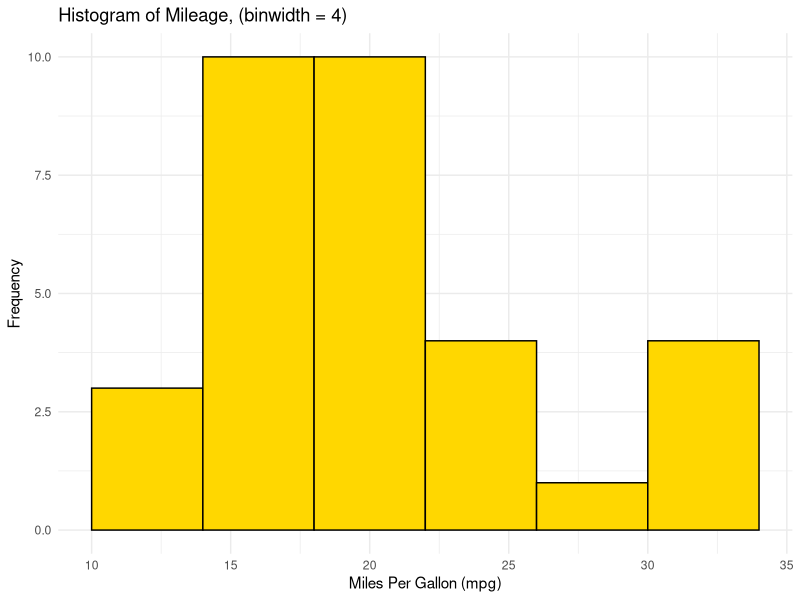
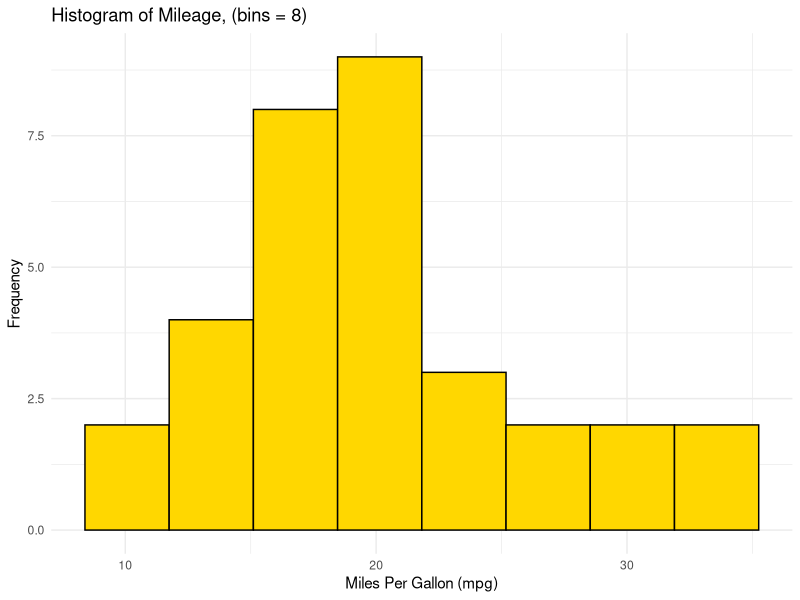
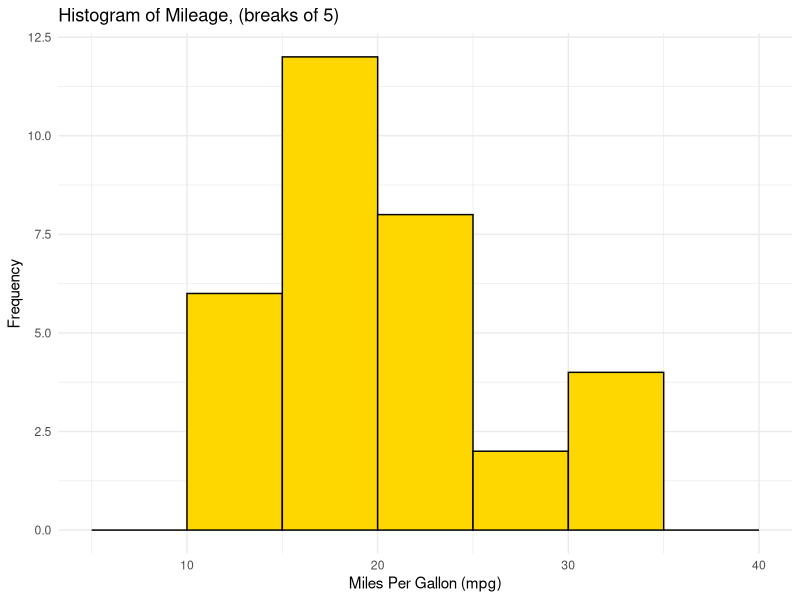
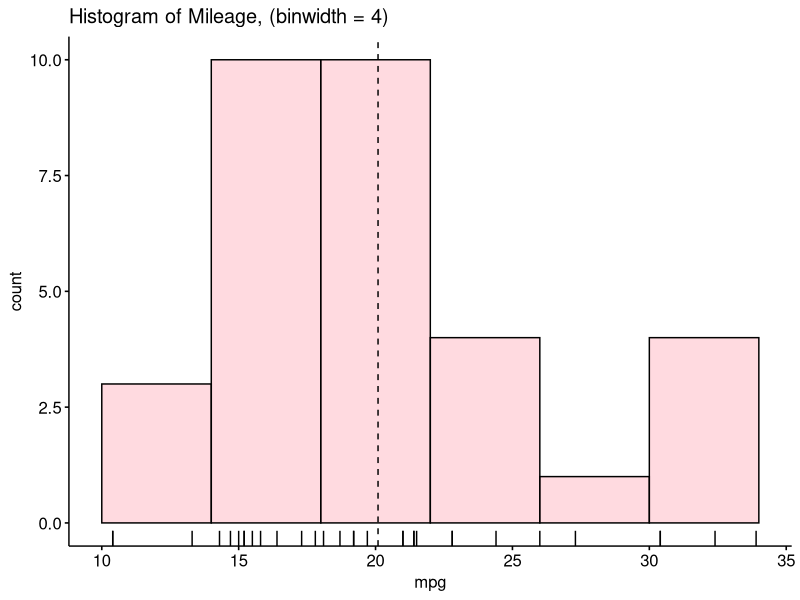
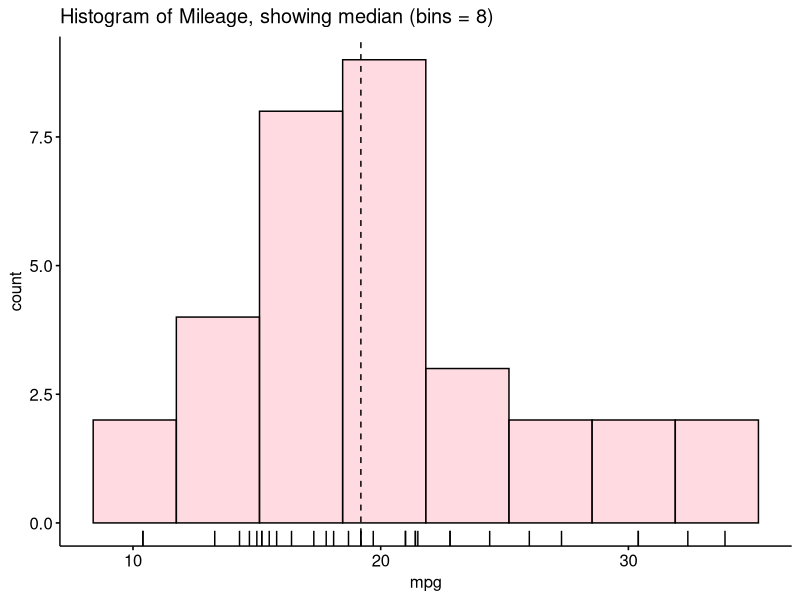
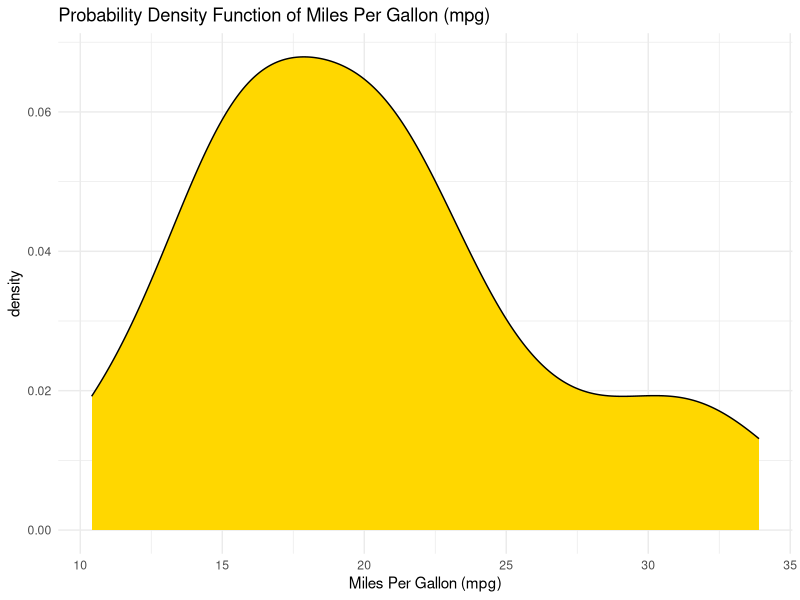
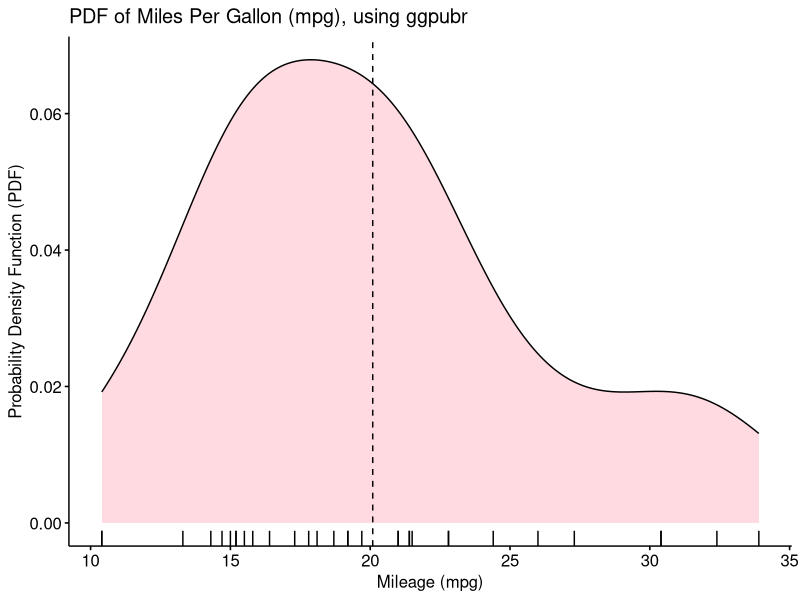
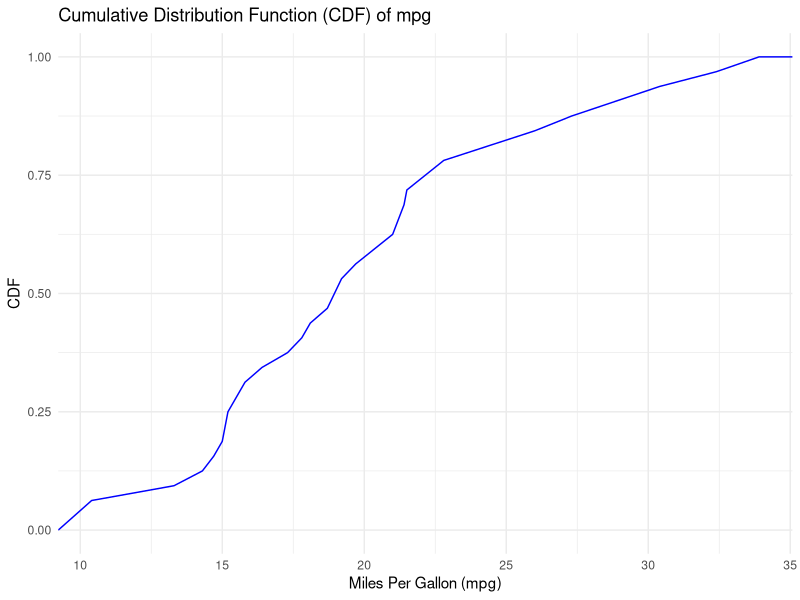

Here is the R script that generated these plots, in order:
## ---- chunk 1
# Load the required libraries, suppressing annoying startup messages
library(dplyr, quietly = TRUE, warn.conflicts = FALSE)
library(tibble, quietly = TRUE, warn.conflicts = FALSE)
library(ggplot2, quietly = TRUE, warn.conflicts = FALSE) 
library(ggpubr, quietly = TRUE, warn.conflicts = FALSE) 

library(rmarkdown, quietly = TRUE, warn.conflicts = FALSE) 
library(knitr, quietly = TRUE, warn.conflicts = FALSE) 
library(kableExtra, quietly = TRUE, warn.conflicts = FALSE) 

library(ggthemes)
## ---- chunk 2
# Read the mtcars dataset into a tibble called tb
data(mtcars)
tb <- as_tibble(mtcars)

# Convert relevant columns into factor variables
tb$cyl <- as.factor(tb$cyl) # cyl = {4,6,8}, number of cylinders
tb$am <- as.factor(tb$am) # am = {0,1}, 0:automatic, 1: manual transmission
tb$vs <- as.factor(tb$vs) # vs = {0,1}, v-shaped engine, 0:no, 1:yes
tb$gear <- as.factor(tb$gear) # gear = {3,4,5}, number of gears
## ---- chunk 3
# histogram using ggplot2 to visualize the distribution of mpg 
ggplot(tb, 
       aes(x = mpg)) +  # Set mpg as the x-axis variable
  geom_histogram(binwidth = 4,  # Define the binwidth for the histogram
                 fill = "gold",  # Set the fill color of the bins to gold
                 color = "black") +  # Set the border color of the bin
  theme_minimal() +  # Apply a minimal theme for a cleaner look
  labs(title = "Histogram of Mileage, (binwidth = 4)", 
       x = "Miles Per Gallon (mpg)",  # Label for the x-axis
       y = "Frequency")  # Label for the y-axis

## ---- chunk 4
# Create a histogram of mpg from the tb dataset
ggplot(tb, aes(x = mpg)) +
  geom_histogram(bins = 8, fill = "gold", color = "black") + 
  # Set histogram bins to 8 with gold fill and black border
  theme_minimal() + # Use a minimalistic theme
  labs(title = "Histogram of Mileage, (bins = 8)", 
       x = "Miles Per Gallon (mpg)", 
       y = "Frequency") # Add title and axis labels

## ---- chunk 5
# Plot a histogram of mpg values from the tb dataset using ggplot2
ggplot(tb, aes(x = mpg)) +
  geom_histogram(breaks = seq(5, 40, by = 5), 
                 fill = "gold", 
                 color = "black") + 
  # Define histogram breaks at intervals of 5
  theme_minimal() + # Apply a minimal theme for clarity
  labs(title = "Histogram of Mileage, (breaks of 5)", 
       x = "Miles Per Gallon (mpg)", 
       y = "Frequency") # Add plot title and axis labels
## ---- chunk 6
# Load the ggpubr package for enhanced ggplot2-based plotting
library(ggpubr)

# Create a histogram using gghistogram from ggpubr
gghistogram(tb, 
            x = "mpg",  # Set 'mpg' as the variable for histogram
            binwidth = 4,  # Set the width of bins in the histogram
            add = "mean",  # Add a line indicating the mean of 'mpg'
            rug = TRUE,  # Add a rug plot to show individual data points
            color = "black",  # Set the color of bins to black
            fill = "lightpink",  # Set the fill color of bins to light pink
            title = "Histogram of Mileage, (binwidth = 4)"
)
## ---- chunk 7
# Load the ggpubr package
library(ggpubr)

# Create a histogram of the 'mpg' variable from the tb dataset
gghistogram(tb, 
            x = "mpg",  # Specify 'mpg' for the x-axis
            bins = 8,  # Set the number of bins to 8
            add = "median",  # Add a line indicating the median
            rug = TRUE,  # rug plot to show individual data points
            color = "black",  # color the histogram bins black
            fill = "lightpink",  # fill color of the bins light pink
            title = "Histogram of Mileage, showing median (bins = 8)" 
)

## ---- chunk 8
# Use ggplot2 to create a density plot of mpg values from the tb dataset
ggplot(tb, aes(x = mpg)) +
  geom_density(fill = "gold") +  # density plot with gold fill color
  theme_minimal() +  # Apply a minimal theme for a clean  appearance
  labs(title = "Probability Density Function of Miles Per Gallon (mpg)",  
       x = "Miles Per Gallon (mpg)",  # Label for the x-axis
       y = "density")  # Label for the y-axis
## ---- chunk 9
# Load the ggpubr package for enhanced data visualization
library(ggpubr)

# Create a probability density function plot for 'mpg' using ggdensity
ggdensity(tb, 
          x = "mpg",  # Specify 'mpg' as the variable for the plot
          add = "mean",  # Add a line indicating the mean of 'mpg'
          rug = TRUE,  # rug plot to show individual data points
          color = "black",  # color of the plot  black
          fill = "lightpink",  # Set the fill color to light pink
          title = "PDF of Miles Per Gallon (mpg), using ggpubr",  
          xlab = "Mileage (mpg)", 
          ylab = "Probability Density Function (PDF)" 
)
## ---- chunk 10
# Load required library
library(ggplot2)

# Create a CDF (Cumulative Distribution Function) plot for mpg
ggplot(tb, aes(x = mpg)) +
  stat_ecdf(geom = "line", color = "blue") +  # plot the CDF
  labs(x = "Miles Per Gallon (mpg)", y = "CDF",  
       title = "Cumulative Distribution Function (CDF) of mpg") +  
  theme_minimal()  # Apply a minimalistic theme for clarity
## ---- chunk 11
# Use ggplot2 to create a boxplot for the mpg variable from the tb dataset
ggplot(tb, aes(y = mpg)) +
  geom_boxplot(fill = "gold") +  # Create a boxplot with gold color
  theme_minimal() +  # Apply a minimal theme for a clean appearance
  coord_flip() +  # Flip coordinates to horizontal boxplot
  labs(title = "Boxplot of Mileage (mpg)",  # Set the title
       y = "Miles Per Gallon (mpg)")  # Label for the y-axis 
## ---- chunk 12
# Load the ggpubr package for enhanced boxplot functionalities
library(ggpubr)

# Create a boxplot for the 'mpg' using ggboxplot from ggpubr
ggboxplot(tb, 
          y = "mpg",  # Specify 'mpg' as the variable for the boxplot
          orientation = "horizontal",  # Set the orientation to horizontal
          rug = TRUE,  # Add a rug plot to show individual data points
          color = "black",  # Set the color to black
          fill = "lightpink",  # Set the fill color  to light pink
          add = "jitter",  # Add jitter to display individual data points
          title = "Boxplot of Mileage (mpg), using ggpubr::ggboxplot()"  
)
## ---- chunk 13
# Use ggplot2 to create a combined violin and boxplot for mpg values 
ggplot(tb, aes(x = "", y = mpg)) +
  geom_violin(fill = "gold") +  # Create a violin plot with gold fill color
  geom_boxplot(fill = "skyblue", width = 0.2) +  
  # Overlay a boxplot with sky blue fill and reduced width
  labs(x = "", # Set labels for x and y axes (x-label is empty)
       y = "Miles Per Gallon (mpg)",  
       title = "Violin Plot with Boxplot of Miles Per Gallon (mpg)") +  
  coord_flip() +  # Flip coordinates to make the plot horizontal
  theme_minimal()  # Apply a minimal theme for a simple appearance

## ---- chunk 14
# Load the ggpubr package for enhanced data visualization
library(ggpubr)

# Create a violin plot for the 'mpg' variable using ggviolin
ggviolin(tb, 
         y = "mpg",  # Specify 'mpg' as the variable for the violin plot
         orientation = "horizontal",  # Set the orientation to horizontal
         rug = TRUE,  # Include a rug plot to show individual data points
         color = "black",  # Outline color of the violin  black
         fill = "lightpink",  # Fill color of the violin light pink
         add = "boxplot", add.params = list(fill = "lightblue"),  
         # Add a boxplot inside the violin plot with light blue fill
         title = "Violin plot of mpg, using ggpubr::ggviolin()"
)
## ---- chunk 15
# Load necessary libraries
library(ggplot2)
library(ggbeeswarm) # Provides the geom_beeswarm() function

# Create a bee swarm plot for visualizing the distribution of mpg
ggplot(tb, 
       aes(x = 1,  # Dummy x-axis value
           y = mpg)) +  # mpg values on the y-axis
  geom_beeswarm() +  # Use beeswarm plot  points
  labs(title = "Bee Swarm plot of Miles Per Gallon (mpg)",  
       y = "Miles Per Gallon (mpg)") +  # Label for the y-axis
  theme_minimal()  # theme for a clean and clear presentation
## ---- chunk 16
# Use ggplot2 to create a Q-Q plot for the mpg variable 
ggplot(tb, aes(sample = mpg)) +
  stat_qq() +  # Create a Q-Q plot
  stat_qq_line() +  # Add a line to the Q-Q plot for reference
  labs(x = "Theoretical Quantiles",  # Label for the x-axis
       y = "Sample Quantiles",  # Label for the y-axis
       title = "Q-Q Plot of Miles Per Gallon (mpg)") +  
  theme_minimal()  # Apply a minimal theme for a clean appearance
## ---- chunk 17
# Create a summary data frame
mpgSummary <- tb %>%
  summarise(
    MeanMpg = mean(mpg, na.rm = TRUE),  # Calculate the mean of mpg
    SDMpg = sd(mpg, na.rm = TRUE)  # Calculate the standard deviation 
  )

# Create a bar plot visualizing the mean
ggplot(mpgSummary, 
       aes(y = "", 
           x = MeanMpg)) +
  geom_bar(stat = "identity",  # Use bars to represent values
           fill = "lightblue", 
           color = "blue", 
           width = 0.2  # Set bar color and width
           ) +
  labs(x = "mpg", 
       y = "",  # Set x-axis label to 'mpg' with y-axis label empty
       title = "Bar Plot showing Mean of Mileage (mpg)") +  
  theme_minimal()  # a minimal theme for a cleaner look
## ---- chunk 18
# Create a summary data frame
mpgSummary <- tb %>%
  summarise(
    MeanMpg = mean(mpg, na.rm = TRUE),  # Calculate the mean of mpg
    SDMpg = sd(mpg, na.rm = TRUE)  # Calculate the standard deviation 
  )

# Create a bar plot visualizing the mean and error bars visualizing the SD
ggplot(mpgSummary, 
       aes(y = "", 
           x = MeanMpg)) +
  geom_bar(stat = "identity", 
           fill = "lightblue", 
           color = "blue", 
           width = 0.2  # Create a bar to represent the mean mpg
           ) +
  geom_errorbar(aes(xmin = MeanMpg - SDMpg,  
                    xmax = MeanMpg + SDMpg),  
                # Set the lower, upper limit of the error bar
                color = "red",  # Color the error bars red
                width = 0.1)  # Set the width of the error bars

## ---- chunk 19
# Load necessary libraries
library(ggplot2)
library(ggpubr)

# Create a histogram of the 'mpg' variable using gghistogram
PlotHist <- gghistogram(tb, 
            x = "mpg",  # Set 'mpg' as the variable for the histogram
            binwidth = 4,  # Define the width of the bins
            add = "mean",  # Add a line indicating the mean of 'mpg'
            rug = TRUE,  # Include a rug plot to show data points
            color = "black",  # Set the color of the histogram to black
            fill = "lightpink",  # Set the fill color of the histogram 
            title = "Histogram (binwidth = 4)"  # Title of the histogram
)

# Create a box plot of the 'mpg' variable using ggboxplot
PlotBox <- ggboxplot(tb, 
            y = "mpg",  # Set 'mpg' as the variable for the box plot
            rug = TRUE,  # Include a rug plot to show individual data points
            color = "black",  # Set the color of the box plot to black
            fill = "lightpink",  # Set the fill color of the box plot 
            add = "jitter",  # Add jitter to show individual data points
            title = "Boxplot of Mileage"  
)

# Combine the plots using ggarrange()
combined_plot <- ggarrange(PlotHist, PlotBox, ncol = 2)  
# Arrange the histogram and box plot side by side

# Display the combined plot
print(combined_plot)
